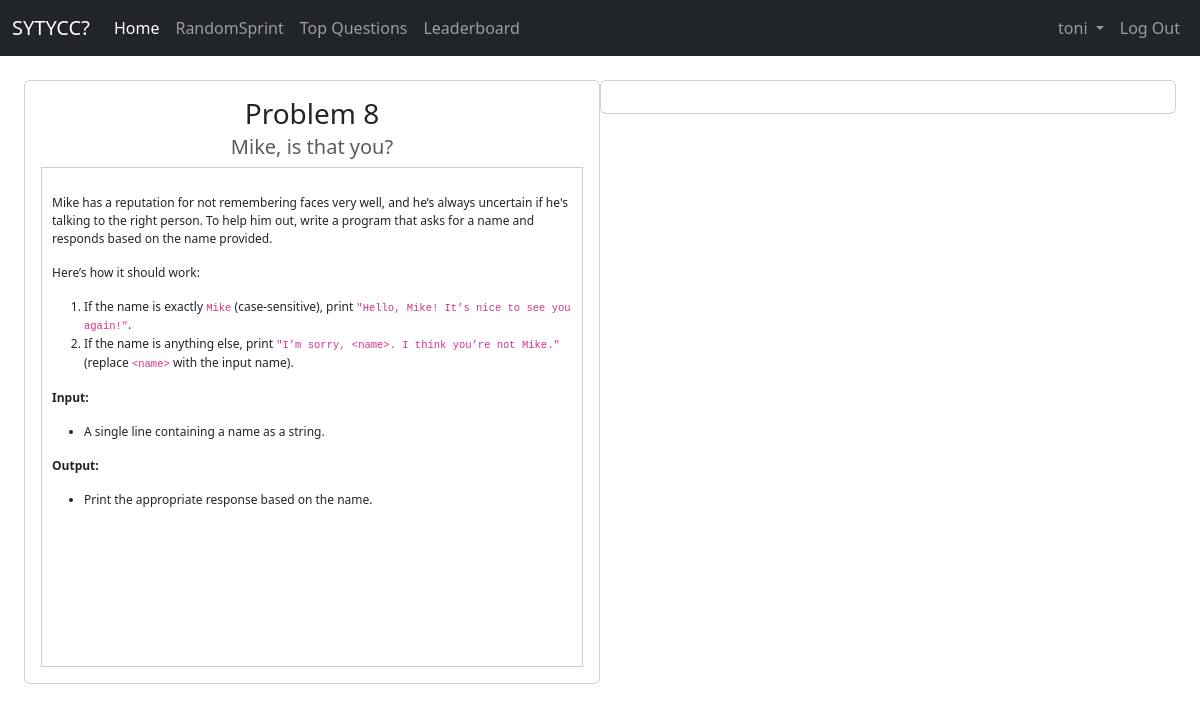
Screenshot of /problems/8/ (signed in) with the database file from the repository.
### compiler/models.py (models this page shows)
class User(AbstractUser):
    institution = models.CharField(max_length=120)
    problems_solved = models.IntegerField(default=0)
    problems_added = models.IntegerField(default=0)
    problems_solved_easy = models.IntegerField(default=0)
    problems_solved_medium = models.IntegerField(default=0)
    problems_solved_hard = models.IntegerField(default=0)

class Problem(models.Model):
    author = models.ForeignKey(User, on_delete=models.CASCADE, blank=True, null=True)
    title = models.CharField(max_length=50)
    description = models.TextField(max_length=4000)
    difficulty = models.CharField(max_length=25)
    inputs = models.TextField(max_length=1000, blank=True, null=True)
    outputs = models.TextField(max_length=1000, blank=True, null=True)
    input_signature = models.JSONField(null=True, blank=True)
    output_type = models.CharField(max_length=50, null=True, blank=True)

### compiler/views.py (the view)
# urls.py: path('problems/<int:prob_id>/', views.problems, name='problems'),
def problems(request, prob_id):
    problem = Problem.objects.get(id=prob_id)
    form = Run_Solution_Form()
    react_js = get_react_file('js', 'main.js')
    return render(request, 'problem_description_react.html', {'problem_id': problem.id, 'executed':False, 'form': form, 'problem': problem, 'react_js':react_js})

### compiler/utils.py (called while the page is built)
def get_react_file(file_type, filename):
    try:
        manifest_path = os.path.join(settings.BASE_DIR, 'frontend', 'build', 'asset-manifest.json')
        with open(manifest_path, 'r') as manifest_file:
            manifest = json.load(manifest_file)
        return manifest['files']['main.js']
    except (FileNotFoundError, KeyError):
        return static(filename)

### templates/problem_description_react.html (shortened to what this page needs)
{% extends 'base.html' %}
{% block content %}
{% load custom_filters %}
    <div class="container-full container-fluid">
        <div class="col-md-6 container_left">
            <div class="card">
                <div class="card-body">
                    <div class="card-body-title">
                        <h3 class="card-title"> Problem {{problem.id}}</h3>
                        <h5 class="card-subtitle mb-2 text-body-secondary">{% if problem.title %} {{problem.title}} {% else %} Car and Cake {% endif %}</h5>
                    </div>
                    <div class="card-body-descr scrollable">
                        <p class="">{% if problem.description %} {{problem.description|safe}} {% else %} Description {% endif %}</p>
                        <p class="">{% if problem.inputs %} {{problem.inputs|safe}} {% else %} Inputs {% endif %}</p>
                        <p class="">{% if problem.outputs%} {{problem.outputs|safe}} {% else %} Outputs {% endif %}</p>
                    </div>
                </div>
            </div>
        </div>
        {% load static%}
        <div class="col-md-6 container_right ">
            <div class="card">
                <div class="card-body">
                </div>
            </div>
        </div>
    </div>
{% endblock %}

### templates/base.html (shortened to what this page needs)
<!DOCTYPE html>
<html lang="en">
<head>
    <link href="https://cdn.jsdelivr.net/npm/bootstrap@5.3.3/dist/css/bootstrap.min.css" rel="stylesheet">
</head>
<body>
    <nav class="navbar sticky-top navbar-expand-lg bg-dark d-flex" data-bs-theme="dark">
      <div class="container-fluid">
        <a class="navbar-brand" href="#">SYTYCC?</a>
        <div class="collapse navbar-collapse" id="navbarNav">
          <ul class="navbar-nav">
            <li class="nav-item">
              <a class="nav-link active" aria-current="page" href="/index/">Home</a>
            </li>
            <li class="nav-item">
              <a class="nav-link" href="/random_sprint/">RandomSprint</a>
            </li>
            <li class="nav-item">
              <a class="nav-link" href="/top_problems_page/">Top Questions</a>
            </li>
            <li class="nav-item">
              <a class="nav-link" href="/leaderboard_page/"> Leaderboard </a>
            </li>
          </ul>
            <ul class="navbar-nav ms-auto">
        {% if user.is_authenticated %}
        <li class="nav-item dropdown">
          <a class="nav-link dropdown-toggle" href="#" id="navbarDarkDropdownMenuLink" role="button" data-bs-toggle="dropdown" aria-expanded="false">
            {{ user.username }}
          </a>
        </li>
        <li class="nav-item">
          <form action="/accounts/logout/" method="POST">
            <button class="btn btn-primary nav-link" type="submit"> Log Out </button>
          </form>
        </li>
        {% else %}
        <li class="nav-item">
          <a class="nav-link" href="/accounts/login"> Login </a>
        </li>
        {% endif %}
      </ul>
        </div>
      </div>
    </nav>
    <br>
        <div class="container-full container-fluid">
         <br>
        {% block content %}
        {% endblock %}
        </div>
</body>
</html>

### templates/base.html (style rules this page uses)
.container-full, container-fluid { width: 100%; text-align : center; }

### templates/problem_description_react.html (style rules this page uses)
.container-full.container-fluid { display: flex; align-items: stretch; }
.container_left, .container_right { flex:1; display: flex; flex-direction: column; }
.card { height: 100%; width: 100%; flex-direction : column; }
.card-body { flex: 1; display: flex; flex-direction: column; justify-content: space-between; }
.scrollable { font-size: 12px; text-align: left; width:100%; height: 500px; overflow-y: scroll; overflow-x:hidden; border: 1px solid #ccc; padding: 10px; }

### rows the page displays
User: username "toni"
Problem: id "8", title "Mike, is that you?", description "Mike has a reputation for not remembering faces very well, and he’s always uncertain if he's talking to the right person. To help him out, write a program that asks for a name and responds based on the name provided. Here’s how it should work: If the name is exactly Mike (case-sensitive), print \"Hello, Mike! It’s nice to see you again!\" . If the name is anything else, print \"I’m sorry, <name>. I think you’re not Mike.\" (replace <name> with the input name).", inputs "Input: A single line containing a name as a string.", outputs "Output: Print the appropriate response based on the name."
